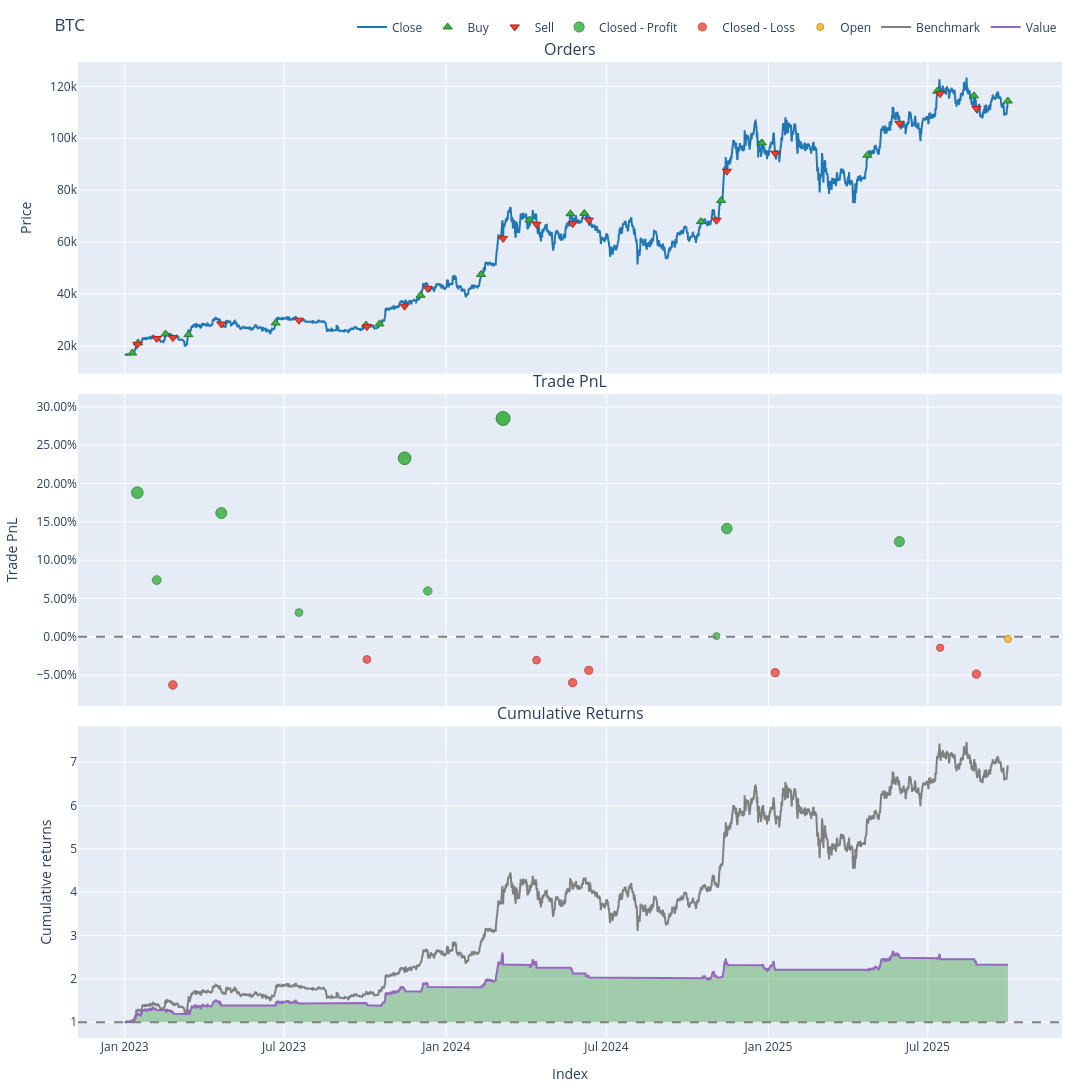

Source (notebook cell):
### Code cell
n = 0
pf[pf.wrapper.columns[n]].plot(width=1200, height=1900, title=f"{symbols[n]}").show()

### Figure 1 — Plotly figure (JSON) as saved in the notebook; plotly's stock layout.template omitted (floating-point values rounded to 4 significant figures; data arrays with more than 128 entries replaced by an {"elided": "..."} marker saying what was removed)
{"data": [{"line": {"color": "#1f77b4"}, "name": "Close", "showlegend": true, "x": {"elided": "6019 str values"}, "type": "scatter", "uid": "a3127e14-3b02-4329-a542-91ab6ff58423", "xaxis": "x", "yaxis": "y", "y": {"elided": "6019 float values"}, "legendgroup": "0"}, {"customdata": [[0.0, 0.05778, 3.239], [2.0, 0.05594, 3.847], [4.0, 0.05169, 4.131], [6.0, 0.04894, 3.872], [8.0, 0.048, 4.496], [10.0, 0.05083, 4.638], [12.0, 0.04866, 4.501], [14.0, 0.04318, 5.546], [16.0, 0.03804, 5.877], [18.0, 0.03389, 7.546], [20.0, 0.03176, 7.317], [22.0, 0.02979, 6.881], [24.0, 0.02983, 6.581], [26.0, 0.02666, 6.588], [28.0, 0.02354, 7.515], [30.0, 0.02358, 7.165], [32.0, 0.02098, 8.052], [34.0, 0.02099, 7.938], [36.0, 0.02032, 7.553]], "hovertemplate": "Order Id: %{customdata[0]}<br>Timestamp: %{x}<br>Price: %{y}<br>Size: %{customdata[1]:.6f}<br>Fees: %{customdata[2]:.6f}", "marker": {"color": "#37B13F", "line": {"color": "rgb(38,123,44)", "width": 1}, "size": 8, "symbol": "triangle-up"}, "mode": "markers", "name": "Buy", "x": ["2023-01-09T12:00:00+00:00", "2023-01-16T04:00:00+00:00", "2023-02-16T08:00:00+00:00", "2023-03-14T08:00:00+00:00", "2023-06-21T08:00:00+00:00", "2023-10-02T04:00:00+00:00", "2023-10-17T08:00:00+00:00", "2023-12-03T00:00:00+00:00", "2024-02-09T16:00:00+00:00", "2024-04-04T16:00:00+00:00", "2024-05-21T04:00:00+00:00", "2024-06-06T00:00:00+00:00", "2024-10-16T08:00:00+00:00", "2024-11-08T08:00:00+00:00", "2024-12-24T12:00:00+00:00", "2025-04-23T08:00:00+00:00", "2025-07-11T16:00:00+00:00", "2025-08-22T12:00:00+00:00", "2025-09-29T20:00:00+00:00"], "y": [17250.0, 21160.0, 24590.0, 24350.0, 28820.0, 28070.0, 28460.0, 39520.0, 47540.0, 68510.0, 70890.0, 71070.0, 67890.0, 76040.0, 98220.0, 93480.0, 118100.0, 116400.0, 114400.0], "type": "scatter", "uid": "f9d39ea1-cf75-4184-8614-4ce64ffb47c8", "xaxis": "x", "yaxis": "y", "legendgroup": "1"}, {"customdata": [[1.0, 0.05778, 3.872], [3.0, 0.05594, 4.158], [5.0, 0.05169, 3.898], [7.0, 0.04894, 4.525], [9.0, 0.048, 4.668], [11.0, 0.05083, 4.531], [13.0, 0.04866, 5.582], [15.0, 0.04318, 5.916], [17.0, 0.03804, 7.595], [19.0, 0.03389, 7.364], [21.0, 0.03176, 6.926], [23.0, 0.02979, 6.624], [25.0, 0.02983, 6.631], [27.0, 0.02666, 7.564], [29.0, 0.02354, 7.212], [31.0, 0.02358, 8.105], [33.0, 0.02098, 7.99], [35.0, 0.02099, 7.603]], "hovertemplate": "Order Id: %{customdata[0]}<br>Timestamp: %{x}<br>Price: %{y}<br>Size: %{customdata[1]:.6f}<br>Fees: %{customdata[2]:.6f}", "marker": {"color": "#EA4335", "line": {"color": "rgb(181,31,18)", "width": 1}, "size": 8, "symbol": "triangle-down"}, "mode": "markers", "name": "Sell", "x": ["2023-01-15T08:00:00+00:00", "2023-02-06T08:00:00+00:00", "2023-02-24T16:00:00+00:00", "2023-04-20T16:00:00+00:00", "2023-07-17T20:00:00+00:00", "2023-10-03T00:00:00+00:00", "2023-11-14T20:00:00+00:00", "2023-12-11T04:00:00+00:00", "2024-03-05T16:00:00+00:00", "2024-04-12T16:00:00+00:00", "2024-05-23T16:00:00+00:00", "2024-06-11T00:00:00+00:00", "2024-11-03T00:00:00+00:00", "2024-11-14T20:00:00+00:00", "2025-01-08T16:00:00+00:00", "2025-05-29T16:00:00+00:00", "2025-07-15T00:00:00+00:00", "2025-08-25T04:00:00+00:00"], "y": [20620.0, 22870.0, 23200.0, 28450.0, 29920.0, 27430.0, 35300.0, 42150.0, 61430.0, 66860.0, 67110.0, 68420.0, 68390.0, 87310.0, 94250.0, 105700.0, 117200.0, 111500.0], "type": "scatter", "uid": "f9e8c0ec-cd63-4e21-9f35-c1c8d719c9ba", "xaxis": "x", "yaxis": "y", "legendgroup": "2"}, {"customdata": [[0.0, 0.0, 187.5, 0.1881], [1.0, 1.0, 87.61, 0.07402], [3.0, 3.0, 192.4, 0.1615], [4.0, 4.0, 43.81, 0.03167], [6.0, 6.0, 322.6, 0.2329], [7.0, 7.0, 102.2, 0.05991], [8.0, 8.0, 515.0, 0.2848], [12.0, 12.0, 1.897, 0.0009366], [13.0, 13.0, 286.4, 0.1413], [15.0, 15.0, 273.8, 0.1242]], "hovertemplate": "Exit Trade Id: %{customdata[0]}<br>Position Id: %{customdata[1]}<br>Exit Timestamp: %{x}<br>PnL: %{customdata[2]:.6f}<br>Return: %{customdata[3]:.2%}", "marker": {"color": "#37B13F", "line": {"color": "rgb(38,123,44)", "width": 1}, "opacity": [0.8489, 0.7886, 0.8348, 0.7662, 0.8726, 0.7812, 0.9, 0.75, 0.8242, 0.8151], "size": [11.62, 8.802, 10.96, 7.758, 12.72, 8.454, 14.0, 7.0, 10.46, 10.04], "symbol": "circle"}, "mode": "markers", "name": "Closed - Profit", "x": ["2023-01-15T08:00:00+00:00", "2023-02-06T08:00:00+00:00", "2023-04-20T16:00:00+00:00", "2023-07-17T20:00:00+00:00", "2023-11-14T20:00:00+00:00", "2023-12-11T04:00:00+00:00", "2024-03-05T16:00:00+00:00", "2024-11-03T00:00:00+00:00", "2024-11-14T20:00:00+00:00", "2025-05-29T16:00:00+00:00"], "y": [0.1881, 0.07402, 0.1615, 0.03167, 0.2329, 0.05991, 0.2848, 0.0009366, 0.1413, 0.1242], "type": "scatter", "uid": "a40f0bcc-6531-40da-929c-cb153b5e49a4", "xaxis": "x2", "yaxis": "y2", "legendgroup": "3"}, {"customdata": [[2.0, 2.0, -79.69, -0.0627], [5.0, 5.0, -42.1, -0.0295], [9.0, 9.0, -70.68, -0.03044], [10.0, 10.0, -134.5, -0.05975], [11.0, 11.0, -92.49, -0.04368], [14.0, 14.0, -108.1, -0.04675], [16.0, 16.0, -35.29, -0.01424], [17.0, 17.0, -118.7, -0.04858]], "hovertemplate": "Exit Trade Id: %{customdata[0]}<br>Position Id: %{customdata[1]}<br>Exit Timestamp: %{x}<br>PnL: %{customdata[2]:.6f}<br>Return: %{customdata[3]:.2%}", "marker": {"color": "#EA4335", "line": {"color": "rgb(181,31,18)", "width": 1}, "opacity": [0.7826, 0.7651, 0.7656, 0.7811, 0.7726, 0.7742, 0.757, 0.7752], "size": [8.523, 7.704, 7.728, 8.45, 8.054, 8.13, 7.328, 8.175], "symbol": "circle"}, "mode": "markers", "name": "Closed - Loss", "x": ["2023-02-24T16:00:00+00:00", "2023-10-03T00:00:00+00:00", "2024-04-12T16:00:00+00:00", "2024-05-23T16:00:00+00:00", "2024-06-11T00:00:00+00:00", "2025-01-08T16:00:00+00:00", "2025-07-15T00:00:00+00:00", "2025-08-25T04:00:00+00:00"], "y": [-0.0627, -0.0295, -0.03044, -0.05975, -0.04368, -0.04675, -0.01424, -0.04858], "type": "scatter", "uid": "e8d5611a-25fa-4aeb-8c2a-3843213fa83b", "xaxis": "x2", "yaxis": "y2", "legendgroup": "4"}, {"customdata": [[18.0, 18.0, -6.224, -0.002678]], "hovertemplate": "Exit Trade Id: %{customdata[0]}<br>Position Id: %{customdata[1]}<br>Exit Timestamp: %{x}<br>PnL: %{customdata[2]:.6f}<br>Return: %{customdata[3]:.2%}", "marker": {"color": "#FFAA00", "line": {"color": "rgb(178,118,0)", "width": 1}, "opacity": [0.7509], "size": [7.043], "symbol": "circle"}, "mode": "markers", "name": "Open", "x": ["2025-09-30T00:00:00+00:00"], "y": [-0.002678], "type": "scatter", "uid": "8d9bc325-c37e-4197-a43f-fdd45aa7c32e", "xaxis": "x2", "yaxis": "y2", "legendgroup": "5"}, {"line": {"color": "#7f7f7f"}, "name": "Benchmark", "showlegend": true, "x": {"elided": "6019 str values"}, "type": "scatter", "uid": "87f8703b-dd82-4651-b499-b33f5d22d4ef", "xaxis": "x3", "yaxis": "y3", "y": {"elided": "6019 float values"}, "legendgroup": "6"}, {"hoverinfo": "skip", "line": {"color": "rgba(0, 0, 0, 0)", "width": 0}, "opacity": 0, "showlegend": false, "x": {"elided": "6019 str values"}, "type": "scatter", "uid": "73007727-ea1e-4764-9e9f-e7b5f0a88948", "xaxis": "x3", "yaxis": "y3", "y": {"elided": "6019 int values"}, "legendgroup": "7"}, {"connectgaps": false, "fill": "tonexty", "fillcolor": "rgba(0, 128, 0, 0.3)", "hoverinfo": "skip", "line": {"color": "rgba(0, 0, 0, 0)", "width": 0}, "opacity": 0, "showlegend": false, "x": {"elided": "6019 str values"}, "type": "scatter", "uid": "1eaf6403-1ed3-41bd-a43a-1124c3f525f8", "xaxis": "x3", "yaxis": "y3", "y": {"elided": "6019 float values"}, "legendgroup": "7"}, {"hoverinfo": "skip", "line": {"color": "rgba(0, 0, 0, 0)", "width": 0}, "opacity": 0, "showlegend": false, "x": {"elided": "6019 str values"}, "type": "scatter", "uid": "f100a22f-daa4-4bda-81eb-014a15342139", "xaxis": "x3", "yaxis": "y3", "y": {"elided": "6019 int values"}, "legendgroup": "7"}, {"connectgaps": false, "fill": "tonexty", "fillcolor": "rgba(255, 0, 0, 0.3)", "hoverinfo": "skip", "line": {"color": "rgba(0, 0, 0, 0)", "width": 0}, "opacity": 0, "showlegend": false, "x": {"elided": "6019 str values"}, "type": "scatter", "uid": "f1aa728c-0883-489d-87d7-9ef94f5c6834", "xaxis": "x3", "yaxis": "y3", "y": {"elided": "6019 float values"}, "legendgroup": "7"}, {"line": {"color": "#9467bd"}, "name": "Value", "showlegend": true, "x": {"elided": "6019 str values"}, "type": "scatter", "uid": "1882d10e-1d35-40a7-8389-f39481859355", "xaxis": "x3", "yaxis": "y3", "y": {"elided": "6019 float values"}, "legendgroup": "8"}, {"hoverinfo": "skip", "line": {"color": "rgba(0, 0, 0, 0)", "width": 0}, "opacity": 0.0, "showlegend": false, "x": {"elided": "6019 str values"}, "type": "scatter", "uid": "072d41b4-55f5-4bb8-86e9-e1f66907bfd9", "xaxis": "x3", "yaxis": "y3", "y": {"elided": "6019 int values"}, "legendgroup": "7"}], "layout": {"annotations": [{"font": {"size": 16}, "showarrow": false, "text": "Orders", "x": 0.5, "xanchor": "center", "xref": "paper", "y": 1.0, "yanchor": "bottom", "yref": "paper"}, {"font": {"size": 16}, "showarrow": false, "text": "Trade PnL", "x": 0.5, "xanchor": "center", "xref": "paper", "y": 0.6596, "yanchor": "bottom", "yref": "paper"}, {"font": {"size": 16}, "showarrow": false, "text": "Cumulative Returns", "x": 0.5, "xanchor": "center", "xref": "paper", "y": 0.3193, "yanchor": "bottom", "yref": "paper"}], "xaxis": {"anchor": "y", "domain": [0.0, 1.0], "matches": "x3", "showticklabels": false}, "yaxis": {"anchor": "x", "domain": [0.6807, 1.0], "title": {"text": "Price"}}, "xaxis2": {"anchor": "y2", "domain": [0.0, 1.0], "matches": "x3", "showticklabels": false}, "yaxis2": {"anchor": "x2", "domain": [0.3404, 0.6596], "tickformat": ".2%", "title": {"text": "Trade PnL"}}, "xaxis3": {"anchor": "y3", "domain": [0.0, 1.0], "title": {"text": "Index"}}, "yaxis3": {"anchor": "x3", "domain": [0.0, 0.3193], "title": {"text": "Cumulative returns"}}, "margin": {"t": 30, "b": 30, "l": 30, "r": 30}, "legend": {"orientation": "h", "yanchor": "bottom", "y": 1.021, "xanchor": "right", "x": 1, "traceorder": "normal"}, "width": 1200, "height": 1900, "showlegend": true, "title": {"text": "BTC"}, "shapes": [{"line": {"color": "gray", "dash": "dash"}, "type": "line", "x0": 0.0, "x1": 1.0, "xref": "paper", "y0": 0, "y1": 0, "yref": "y2"}, {"line": {"color": "gray", "dash": "dash"}, "type": "line", "x0": 0.0, "x1": 1.0, "xref": "paper", "y0": 1, "y1": 1, "yref": "y3"}]}}
